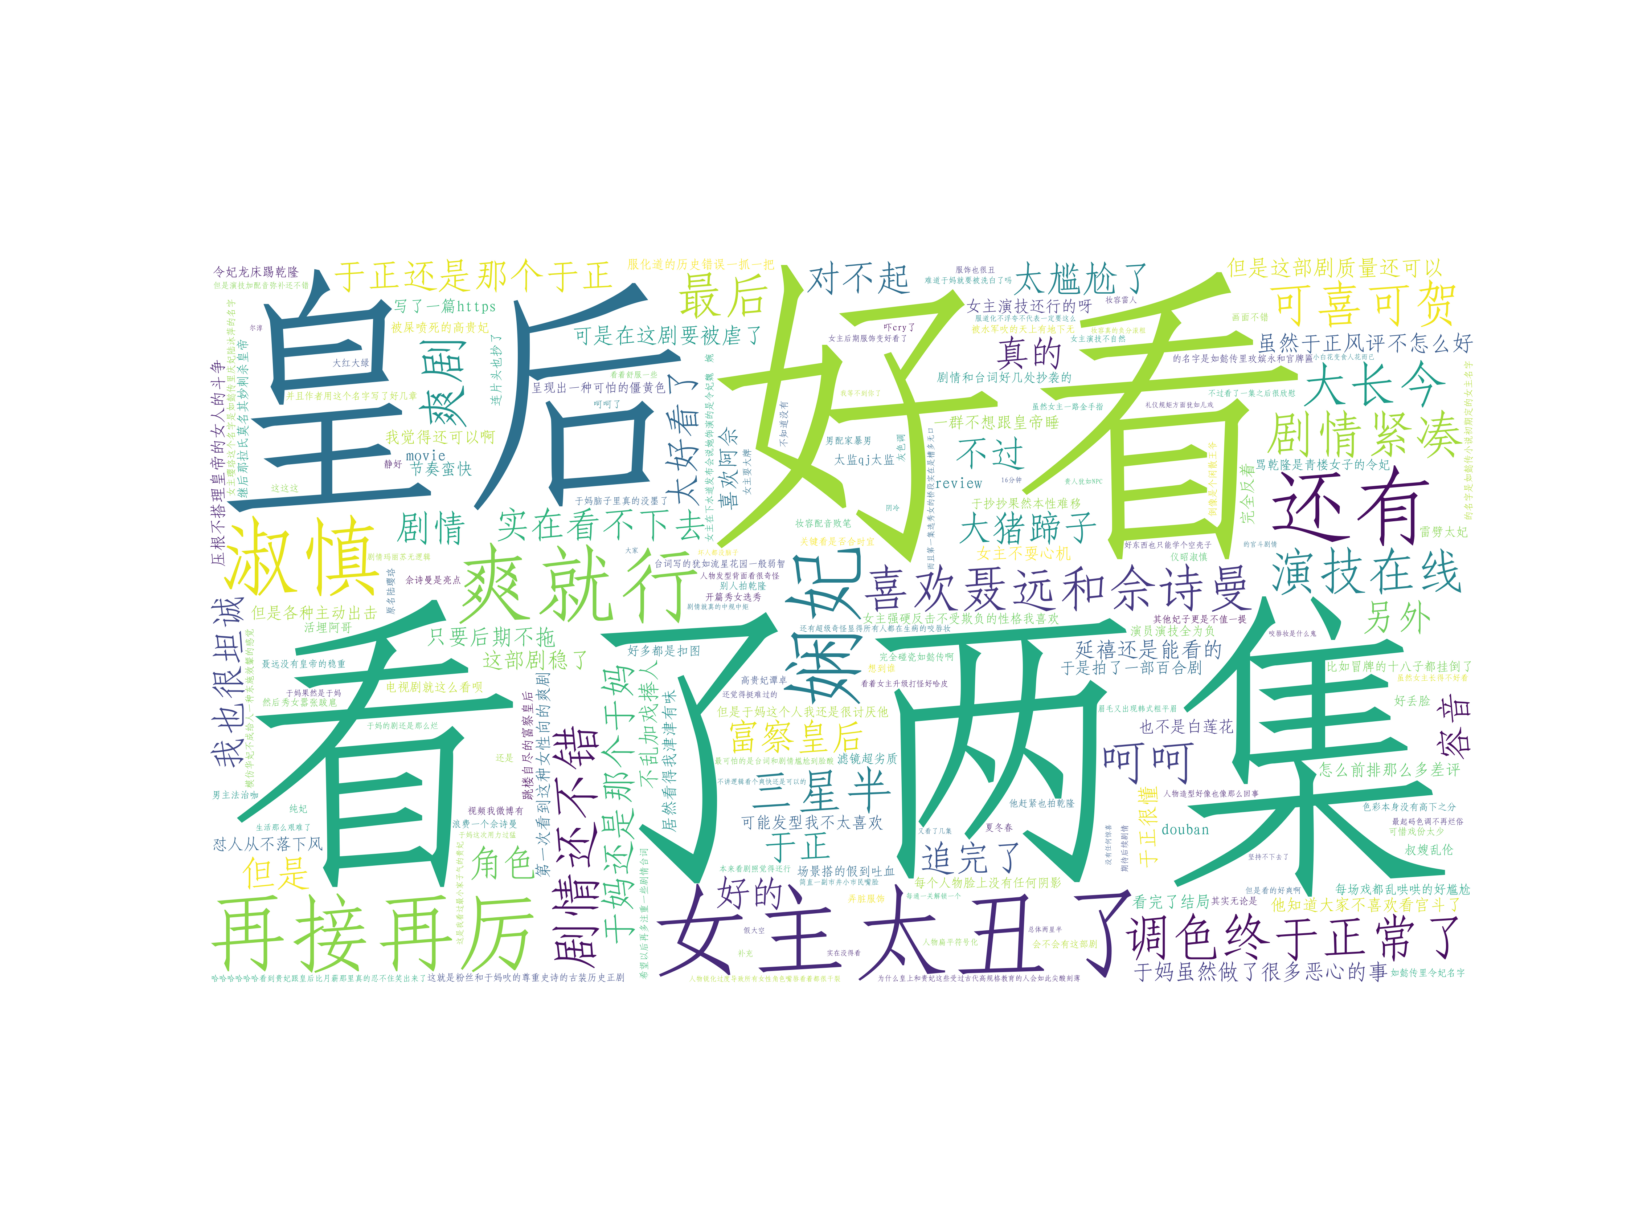

The Python source for this figure:
#!/usr/bin/env python
# coding=utf-8
import requests 
import time
import re
import matplotlib.pyplot as plt
from wordcloud import WordCloud,STOPWORDS
stopwords = set(STOPWORDS)
stopwords.add("gt")
stopwords.add("如懿传")
stopwords.add("甄嬛传")
stopwords.add("金枝欲孽")
stopwords.add("延禧攻略")
def main(page_number):
    url = 'https://movie.douban.com/subject/26999852/comments?start=' + page_number + '&limit=20&sort=new_score&status=P'
    headers = {
        'User-agent':'Mozilla/5.0 (X11; Linux x86_64) AppleWebKit/537.36 (KHTML, like Gecko) Chrome/71.0.3578.80 Safari/537.36',
        'Cookie':'ll="108090"; bid=7SwLSFfk2GU; __utma=30149280.1402903220.1544874589.1544874589.1544874589.1; __utmc=30149280; __utmz=30149280.1544874589.1.1.utmcsr=baidu|utmccn=(organic)|utmcmd=organic; __utmt=1; _ga=GA1.2.1402903220.1544874589; _gid=GA1.2.954301433.1544874590; ps=y; dbcl2="157415839:thCrLy8a/VY"; ck=Em4i; ap_v=0,6.0; push_doumail_num=0; __utmv=30149280.15741; push_noty_num=0; __utmb=30149280.6.10.1544874589; __utma=223695111.1402903220.1544874589.1544874651.1544874651.1; __utmb=223695111.0.10.1544874651; __utmc=223695111; __utmz=223695111.1544874651.1.1.utmcsr=douban.com|utmccn=(referral)|utmcmd=referral|utmcct=/search; _pk_ref.100001.4cf6=%5B%22%22%2C%22%22%2C1544874651%2C%22https%3A%2F%2Fwww.douban.com%2Fsearch%3Fsource%3Dsuggest%26q%3D%25E5%25BB%25B6%25E7%25A6%25A7%25E5%25AE%25AB%25E7%2595%25A5%22%5D; _pk_ses.100001.4cf6=*; __yadk_uid=wqSooQ0KGJ9U2dUz507stFMvJ1nfwxvL; _vwo_uuid_v2=DBF7F318DD7A94C24FBF6251F436A95F7|4f2932f8ccc0e0304d67e233fdfa00dc; _pk_id.100001.4cf6=8e90fe50e671c0da.1544874651.1.1544874676.1544874651.',
        'Host':'movie.douban.com'
    }
    r = requests.get(url,headers=headers)
    pattern = re.compile('<span class="short">(.*?)</span>',re.S)
    results = re.findall(pattern,r.text)

    with open('延禧攻略.txt','a') as file :
        for result in results :
            file.write(result)
            file.write('\n')
            file.write('\n')

for i in range(25):
    main(str(i * 20))
    time.sleep(1)

with open('延禧攻略.txt') as f:
    text = f.read()
    wordcloud = WordCloud(stopwords=stopwords,width=3500,height=2000,background_color='white',font_path='./simfang.ttf').generate(text)
    plt.figure(dpi=256)
    plt.imshow(wordcloud,interpolation='bilinear')
    plt.axis('off')
    plt.savefig('./延禧攻略.png')
    plt.show()
